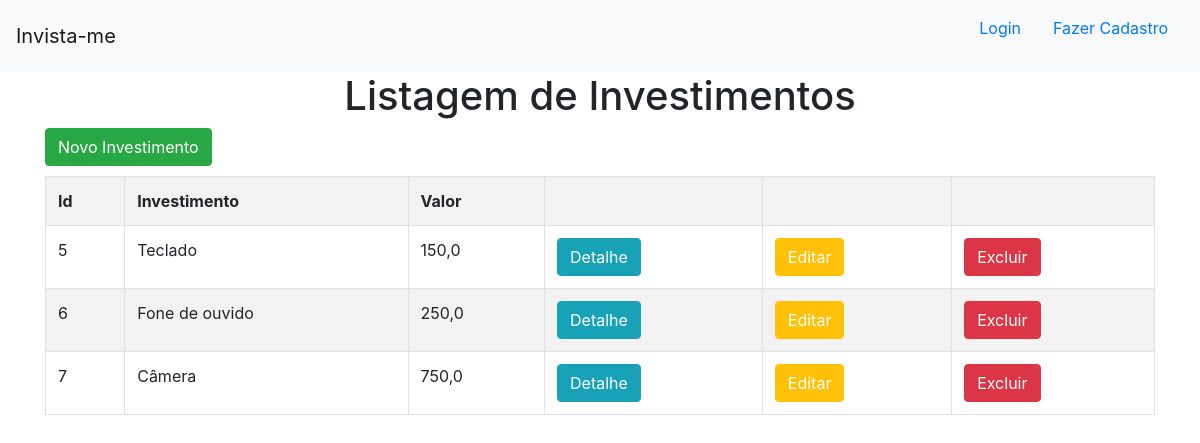
The page / on the database its author committed.
### invista_me/models.py (models this page shows)
class Investimento(models.Model):
  investimento = models.TextField(max_length=255)
  valor = models.FloatField()
  pago = models.BooleanField(default=False)
  data = models.DateField(default=datetime.now)

### invista_me/views.py (the view)
# urls.py: path('', views.investimentos, name='investimentos'),
def investimentos(request):
  dados = {
    'dados': Investimento.objects.all()
  }
  return render(request, 'investimentos/investimentos.html', context=dados)

### invista_me/templates/investimentos/investimentos.html
{% extends 'investimentos/base.html' %} {% block conteudo %}
<h1 style="text-align: center">Listagem de Investimentos</h1>
<div class="container">
  <button class="btn btn-success" style="margin-bottom: 10px">
    <a style="color: white" href="{% url 'novo_investimento' %}"
      >Novo Investimento</a
    >
  </button>
  <table class="table table-striped table-bordered">
    <tr>
      <th>Id</th>
      <th>Investimento</th>
      <th>Valor</th>
      <th></th>
      <th></th>
      <th></th>
    </tr>
    {% for dado in dados %}
    <tr>
      <td>{{dado.id}}</td>
      <td>{{dado.investimento}}</td>
      <td>{{dado.valor}}</td>
      <td>
        <button class="btn btn-info">
          <a style="color: white" href="{% url 'detalhe' dado.id %}">Detalhe</a>
        </button>
      </td>
      <td>
        <button class="btn btn-warning">
          <a style="color: white" href="{% url 'editar' dado.id %}">Editar</a>
        </button>
      </td>
      <td>
        <button class="btn btn-danger">
          <a style="color: white" href="{% url 'excluir' dado.id %}">Excluir</a>
        </button>
      </td>
    </tr>
    {% endfor %}
  </table>
</div>
{% endblock %}

### rows shown on the page
Investimento: id "5", investimento "Teclado", valor "150,0"
Investimento: id "6", investimento "Fone de ouvido", valor "250,0"
Investimento: id "7", investimento "Câmera", valor "750,0"
